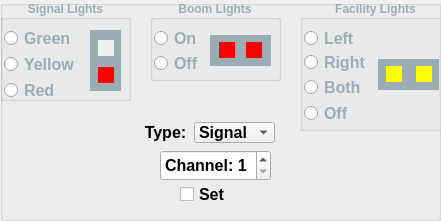
   <widget class="QGroupBox" name="gbxSignals">
    <property name="enabled">
     <bool>true</bool>
    </property>
    <property name="geometry">
     <rect>
      <x>470</x>
      <y>300</y>
      <width>441</width>
      <height>221</height>
     </rect>
    </property>
    <property name="title">
     <string/>
    </property>
    <property name="alignment">
     <set>Qt::AlignCenter</set>
    </property>
    <widget class="QGroupBox" name="gbxFacility">
     <property name="geometry">
      <rect>
       <x>300</x>
       <y>0</y>
       <width>151</width>
       <height>131</height>
      </rect>
     </property>
     <property name="palette">
      <palette>
       <active>
        <colorrole role="WindowText">
         <brush brushstyle="SolidPattern">
          <color alpha="255">
           <red>0</red>
           <green>0</green>
           <blue>0</blue>
          </color>
         </brush>
        </colorrole>
       </active>
       <inactive>
        <colorrole role="WindowText">
         <brush brushstyle="SolidPattern">
          <color alpha="255">
           <red>155</red>
           <green>173</green>
           <blue>179</blue>
          </color>
         </brush>
        </colorrole>
       </inactive>
       <disabled>
        <colorrole role="WindowText">
         <brush brushstyle="SolidPattern">
          <color alpha="255">
           <red>143</red>
           <green>146</green>
           <blue>147</blue>
          </color>
         </brush>
        </colorrole>
       </disabled>
      </palette>
     </property>
     <property name="font">
      <font>
       <weight>75</weight>
       <bold>true</bold>
      </font>
     </property>
     <property name="title">
      <string>Facility Lights</string>
     </property>
     <property name="alignment">
      <set>Qt::AlignCenter</set>
     </property>
     <widget class="QRadioButton" name="rbSF_1">
      <property name="geometry">
       <rect>
        <x>4</x>
        <y>24</y>
        <width>72</width>
        <height>28</height>
       </rect>
      </property>
      <property name="font">
       <font>
        <pointsize>12</pointsize>
        <weight>75</weight>
        <bold>true</bold>
       </font>
      </property>
      <property name="locale">
       <locale language="English" country="UnitedStates"/>
      </property>
      <property name="text">
       <string>Left</string>
      </property>
     </widget>
     <widget class="QRadioButton" name="rbSF_2">
      <property name="geometry">
       <rect>
        <x>4</x>
        <y>48</y>
        <width>72</width>
        <height>28</height>
       </rect>
      </property>
      <property name="font">
       <font>
        <pointsize>12</pointsize>
        <weight>75</weight>
        <bold>true</bold>
       </font>
      </property>
      <property name="locale">
       <locale language="English" country="UnitedStates"/>
      </property>
      <property name="text">
       <string>Right</string>
      </property>
     </widget>
     <widget class="QFrame" name="frame_4">
      <property name="geometry">
       <rect>
        <x>78</x>
        <y>59</y>
        <width>61</width>
        <height>31</height>
       </rect>
      </property>
      <property name="frameShape">
       <enum>QFrame::Panel</enum>
      </property>
      <property name="frameShadow">
       <enum>QFrame::Plain</enum>
      </property>
      <property name="lineWidth">
       <number>16</number>
      </property>
      <widget class="QPushButton" name="rbSF_Left">
       <property name="geometry">
        <rect>
         <x>8</x>
         <y>7</y>
         <width>16</width>
         <height>16</height>
        </rect>
       </property>
       <property name="minimumSize">
        <size>
         <width>1</width>
         <height>1</height>
        </size>
       </property>
       <property name="sizeIncrement">
        <size>
         <width>1</width>
         <height>1</height>
        </size>
       </property>
       <property name="palette">
        <palette>
         <active>
          <colorrole role="Button">
           <brush brushstyle="SolidPattern">
            <color alpha="255">
             <red>255</red>
             <green>255</green>
             <blue>0</blue>
            </color>
           </brush>
          </colorrole>
         </active>
         <inactive>
          <colorrole role="Button">
           <brush brushstyle="SolidPattern">
            <color alpha="255">
             <red>255</red>
             <green>255</green>
             <blue>0</blue>
            </color>
           </brush>
          </colorrole>
         </inactive>
         <disabled>
          <colorrole role="Button">
           <brush brushstyle="SolidPattern">
            <color alpha="255">
             <red>255</red>
             <green>255</green>
             <blue>0</blue>
            </color>
           </brush>
          </colorrole>
         </disabled>
        </palette>
       </property>
       <property name="font">
        <font>
         <weight>50</weight>
         <bold>false</bold>
         <kerning>false</kerning>
        </font>
       </property>
       <property name="cursor">
        <cursorShape>BlankCursor</cursorShape>
       </property>
       <property name="focusPolicy">
        <enum>Qt::NoFocus</enum>
       </property>
       <property name="autoFillBackground">
        <bool>true</bool>
       </property>
       <property name="text">
        <string/>
       </property>
       <property name="iconSize">
        <size>
         <width>0</width>
         <height>0</height>
        </size>
       </property>
       <property name="autoRepeatInterval">
        <number>98</number>
       </property>
       <property name="flat">
        <bool>true</bool>
       </property>
      </widget>
      <widget class="QPushButton" name="rbSF_Right">
       <property name="geometry">
        <rect>
         <x>38</x>
         <y>7</y>
         <width>16</width>
         <height>16</height>
        </rect>
       </property>
       <property name="minimumSize">
        <size>
         <width>1</width>
         <height>1</height>
        </size>
       </property>
       <property name="sizeIncrement">
        <size>
         <width>1</width>
         <height>1</height>
        </size>
       </property>
       <property name="palette">
        <palette>
         <active>
          <colorrole role="Button">
           <brush brushstyle="SolidPattern">
            <color alpha="255">
             <red>255</red>
             <green>255</green>
             <blue>0</blue>
            </color>
           </brush>
          </colorrole>
         </active>
         <inactive>
          <colorrole role="Button">
           <brush brushstyle="SolidPattern">
            <color alpha="255">
             <red>255</red>
             <green>255</green>
             <blue>0</blue>
            </color>
           </brush>
          </colorrole>
         </inactive>
         <disabled>
          <colorrole role="Button">
           <brush brushstyle="SolidPattern">
            <color alpha="255">
             <red>255</red>
             <green>255</green>
             <blue>0</blue>
            </color>
           </brush>
          </colorrole>
         </disabled>
        </palette>
       </property>
       <property name="font">
        <font>
         <weight>50</weight>
         <bold>false</bold>
         <kerning>false</kerning>
        </font>
       </property>
       <property name="cursor">
        <cursorShape>BlankCursor</cursorShape>
       </property>
       <property name="focusPolicy">
        <enum>Qt::NoFocus</enum>
       </property>
       <property name="autoFillBackground">
        <bool>true</bool>
       </property>
       <property name="text">
        <string/>
       </property>
       <property name="iconSize">
        <size>
         <width>0</width>
         <height>0</height>
        </size>
       </property>
       <property name="autoRepeatInterval">
        <number>98</number>
       </property>
       <property name="flat">
        <bool>true</bool>
       </property>
      </widget>
     </widget>
     <widget class="QRadioButton" name="rbSF_Off">
      <property name="geometry">
       <rect>
        <x>4</x>
        <y>99</y>
        <width>72</width>
        <height>28</height>
       </rect>
      </property>
      <property name="font">
       <font>
        <pointsize>12</pointsize>
        <weight>75</weight>
        <bold>true</bold>
       </font>
      </property>
      <property name="locale">
       <locale language="English" country="UnitedStates"/>
      </property>
      <property name="text">
       <string>Off</string>
      </property>
     </widget>
     <widget class="QRadioButton" name="rbSF_3">
      <property name="geometry">
       <rect>
        <x>4</x>
        <y>73</y>
        <width>72</width>
        <height>28</height>
       </rect>
      </property>
      <property name="font">
       <font>
        <pointsize>12</pointsize>
        <weight>75</weight>
        <bold>true</bold>
       </font>
      </property>
      <property name="locale">
       <locale language="English" country="UnitedStates"/>
      </property>
      <property name="text">
       <string>Both</string>
      </property>
     </widget>
    </widget>
    <widget class="QGroupBox" name="gbxBoom">
     <property name="geometry">
      <rect>
       <x>150</x>
       <y>0</y>
       <width>131</width>
       <height>81</height>
      </rect>
     </property>
     <property name="palette">
      <palette>
       <active>
        <colorrole role="WindowText">
         <brush brushstyle="SolidPattern">
          <color alpha="255">
           <red>0</red>
           <green>0</green>
           <blue>0</blue>
          </color>
         </brush>
        </colorrole>
       </active>
       <inactive>
        <colorrole role="WindowText">
         <brush brushstyle="SolidPattern">
          <color alpha="255">
           <red>155</red>
           <green>173</green>
           <blue>179</blue>
          </color>
         </brush>
        </colorrole>
       </inactive>
       <disabled>
        <colorrole role="WindowText">
         <brush brushstyle="SolidPattern">
          <color alpha="255">
           <red>143</red>
           <green>146</green>
           <blue>147</blue>
          </color>
         </brush>
        </colorrole>
       </disabled>
      </palette>
     </property>
     <property name="font">
      <font>
       <weight>75</weight>
       <bold>true</bold>
      </font>
     </property>
     <property name="title">
      <string>Boom Lights</string>
     </property>
     <property name="alignment">
      <set>Qt::AlignCenter</set>
     </property>
     <widget class="QRadioButton" name="rbSB_On">
      <property name="geometry">
       <rect>
        <x>4</x>
        <y>24</y>
        <width>58</width>
        <height>28</height>
       </rect>
      </property>
      <property name="font">
       <font>
        <pointsize>12</pointsize>
        <weight>75</weight>
        <bold>true</bold>
       </font>
      </property>
      <property name="locale">
       <locale language="English" country="UnitedStates"/>
      </property>
      <property name="text">
       <string>On</string>
      </property>
     </widget>
     <widget class="QRadioButton" name="rbSB_Off">
      <property name="geometry">
       <rect>
        <x>4</x>
        <y>49</y>
        <width>58</width>
        <height>28</height>
       </rect>
      </property>
      <property name="font">
       <font>
        <pointsize>12</pointsize>
        <weight>75</weight>
        <bold>true</bold>
       </font>
      </property>
      <property name="locale">
       <locale language="English" country="UnitedStates"/>
      </property>
      <property name="text">
       <string>Off</string>
      </property>
     </widget>
     <widget class="QFrame" name="frame_3">
      <property name="geometry">
       <rect>
        <x>60</x>
        <y>35</y>
        <width>61</width>
        <height>31</height>
       </rect>
      </property>
      <property name="frameShape">
       <enum>QFrame::Panel</enum>
      </property>
      <property name="frameShadow">
       <enum>QFrame::Plain</enum>
      </property>
      <property name="lineWidth">
       <number>16</number>
      </property>
      <widget class="QPushButton" name="rbSB_Right">
       <property name="geometry">
        <rect>
         <x>36</x>
         <y>7</y>
         <width>16</width>
         <height>16</height>
        </rect>
       </property>
       <property name="minimumSize">
        <size>
         <width>1</width>
         <height>1</height>
        </size>
       </property>
       <property name="sizeIncrement">
        <size>
         <width>1</width>
         <height>1</height>
        </size>
       </property>
       <property name="palette">
        <palette>
         <active>
          <colorrole role="Button">
           <brush brushstyle="SolidPattern">
            <color alpha="255">
             <red>255</red>
             <green>0</green>
             <blue>0</blue>
            </color>
           </brush>
          </colorrole>
         </active>
         <inactive>
          <colorrole role="Button">
           <brush brushstyle="SolidPattern">
            <color alpha="255">
             <red>255</red>
             <green>0</green>
             <blue>0</blue>
            </color>
           </brush>
          </colorrole>
         </inactive>
         <disabled>
          <colorrole role="Button">
           <brush brushstyle="SolidPattern">
            <color alpha="255">
             <red>255</red>
             <green>0</green>
             <blue>0</blue>
            </color>
           </brush>
          </colorrole>
         </disabled>
        </palette>
       </property>
       <property name="font">
        <font>
         <weight>50</weight>
         <bold>false</bold>
         <kerning>false</kerning>
        </font>
       </property>
       <property name="cursor">
        <cursorShape>BlankCursor</cursorShape>
       </property>
       <property name="focusPolicy">
        <enum>Qt::NoFocus</enum>
       </property>
       <property name="autoFillBackground">
        <bool>true</bool>
       </property>
       <property name="text">
        <string/>
       </property>
       <property name="iconSize">
        <size>
         <width>0</width>
         <height>0</height>
        </size>
       </property>
       <property name="autoRepeatInterval">
        <number>98</number>
       </property>
       <property name="flat">
        <bool>true</bool>
       </property>
      </widget>
      <widget class="QPushButton" name="rbSB_Left">
       <property name="geometry">
        <rect>
         <x>9</x>
         <y>7</y>
         <width>16</width>
         <height>16</height>
        </rect>
       </property>
       <property name="minimumSize">
        <size>
         <width>1</width>
         <height>1</height>
        </size>
       </property>
       <property name="sizeIncrement">
        <size>
         <width>1</width>
         <height>1</height>
        </size>
       </property>
       <property name="palette">
        <palette>
         <active>
          <colorrole role="Button">
           <brush brushstyle="SolidPattern">
            <color alpha="255">
             <red>255</red>
             <green>0</green>
             <blue>0</blue>
            </color>
           </brush>
          </colorrole>
         </active>
         <inactive>
          <colorrole role="Button">
           <brush brushstyle="SolidPattern">
            <color alpha="255">
             <red>255</red>
             <green>0</green>
             <blue>0</blue>
            </color>
           </brush>
          </colorrole>
         </inactive>
         <disabled>
          <colorrole role="Button">
           <brush brushstyle="SolidPattern">
            <color alpha="255">
             <red>255</red>
             <green>0</green>
             <blue>0</blue>
            </color>
           </brush>
          </colorrole>
         </disabled>
        </palette>
       </property>
       <property name="font">
        <font>
         <weight>50</weight>
         <bold>false</bold>
         <kerning>false</kerning>
        </font>
       </property>
       <property name="cursor">
        <cursorShape>BlankCursor</cursorShape>
       </property>
       <property name="focusPolicy">
        <enum>Qt::NoFocus</enum>
       </property>
       <property name="autoFillBackground">
        <bool>true</bool>
       </property>
       <property name="text">
        <string/>
       </property>
       <property name="iconSize">
        <size>
         <width>0</width>
         <height>0</height>
        </size>
       </property>
       <property name="autoRepeatInterval">
        <number>98</number>
       </property>
       <property name="flat">
        <bool>true</bool>
       </property>
      </widget>
     </widget>
    </widget>
    <widget class="QGroupBox" name="gbxSignal">
     <property name="geometry">
      <rect>
       <x>0</x>
       <y>0</y>
       <width>131</width>
       <height>101</height>
      </rect>
     </property>
     <property name="palette">
      <palette>
       <active>
        <colorrole role="WindowText">
         <brush brushstyle="SolidPattern">
          <color alpha="255">
           <red>0</red>
           <green>0</green>
           <blue>0</blue>
          </color>
         </brush>
        </colorrole>
       </active>
       <inactive>
        <colorrole role="WindowText">
         <brush brushstyle="SolidPattern">
          <color alpha="255">
           <red>155</red>
           <green>173</green>
           <blue>179</blue>
          </color>
         </brush>
        </colorrole>
       </inactive>
       <disabled>
        <colorrole role="WindowText">
         <brush brushstyle="SolidPattern">
          <color alpha="255">
           <red>143</red>
           <green>146</green>
           <blue>147</blue>
          </color>
         </brush>
        </colorrole>
       </disabled>
      </palette>
     </property>
     <property name="font">
      <font>
       <weight>75</weight>
       <bold>true</bold>
      </font>
     </property>
     <property name="title">
      <string>Signal Lights</string>
     </property>
     <property name="alignment">
      <set>Qt::AlignCenter</set>
     </property>
     <widget class="QRadioButton" name="rbSL_Green">
      <property name="geometry">
       <rect>
        <x>4</x>
        <y>24</y>
        <width>76</width>
        <height>28</height>
       </rect>
      </property>
      <property name="font">
       <font>
        <pointsize>12</pointsize>
        <weight>75</weight>
        <bold>true</bold>
       </font>
      </property>
      <property name="locale">
       <locale language="English" country="UnitedStates"/>
      </property>
      <property name="text">
       <string>Green</string>
      </property>
     </widget>
     <widget class="QRadioButton" name="rbSL_Yellow">
      <property name="geometry">
       <rect>
        <x>4</x>
        <y>50</y>
        <width>76</width>
        <height>28</height>
       </rect>
      </property>
      <property name="font">
       <font>
        <pointsize>12</pointsize>
        <weight>75</weight>
        <bold>true</bold>
       </font>
      </property>
      <property name="locale">
       <locale language="English" country="UnitedStates"/>
      </property>
      <property name="text">
       <string>Yellow</string>
      </property>
     </widget>
     <widget class="QRadioButton" name="rbSL_Red">
      <property name="geometry">
       <rect>
        <x>4</x>
        <y>76</y>
        <width>76</width>
        <height>28</height>
       </rect>
      </property>
      <property name="font">
       <font>
        <pointsize>12</pointsize>
        <weight>75</weight>
        <bold>true</bold>
       </font>
      </property>
      <property name="locale">
       <locale language="English" country="UnitedStates"/>
      </property>
      <property name="text">
       <string>Red</string>
      </property>
     </widget>
     <widget class="QFrame" name="frame_2">
      <property name="geometry">
       <rect>
        <x>90</x>
        <y>30</y>
        <width>31</width>
        <height>61</height>
       </rect>
      </property>
      <property name="frameShape">
       <enum>QFrame::Panel</enum>
      </property>
      <property name="frameShadow">
       <enum>QFrame::Plain</enum>
      </property>
      <property name="lineWidth">
       <number>16</number>
      </property>
      <widget class="QPushButton" name="rbSL_Bottom">
       <property name="geometry">
        <rect>
         <x>8</x>
         <y>37</y>
         <width>16</width>
         <height>16</height>
        </rect>
       </property>
       <property name="minimumSize">
        <size>
         <width>1</width>
         <height>1</height>
        </size>
       </property>
       <property name="sizeIncrement">
        <size>
         <width>1</width>
         <height>1</height>
        </size>
       </property>
       <property name="palette">
        <palette>
         <active>
          <colorrole role="Button">
           <brush brushstyle="SolidPattern">
            <color alpha="255">
             <red>255</red>
             <green>0</green>
             <blue>0</blue>
            </color>
           </brush>
          </colorrole>
         </active>
         <inactive>
          <colorrole role="Button">
           <brush brushstyle="SolidPattern">
            <color alpha="255">
             <red>255</red>
             <green>0</green>
             <blue>0</blue>
            </color>
           </brush>
          </colorrole>
         </inactive>
         <disabled>
          <colorrole role="Button">
           <brush brushstyle="SolidPattern">
            <color alpha="255">
             <red>255</red>
             <green>0</green>
             <blue>0</blue>
            </color>
           </brush>
          </colorrole>
         </disabled>
        </palette>
       </property>
       <property name="font">
        <font>
         <weight>50</weight>
         <bold>false</bold>
         <kerning>false</kerning>
        </font>
       </property>
       <property name="cursor">
        <cursorShape>BlankCursor</cursorShape>
       </property>
       <property name="focusPolicy">
        <enum>Qt::NoFocus</enum>
       </property>
       <property name="autoFillBackground">
        <bool>true</bool>
       </property>
       <property name="text">
        <string/>
       </property>
       <property name="iconSize">
        <size>
         <width>0</width>
         <height>0</height>
        </size>
       </property>
       <property name="autoRepeatInterval">
        <number>98</number>
       </property>
       <property name="flat">
        <bool>true</bool>
       </property>
      </widget>
      <widget class="QPushButton" name="rbSL_Top">
       <property name="geometry">
        <rect>
         <x>8</x>
         <y>10</y>
         <width>16</width>
         <height>16</height>
        </rect>
       </property>
       <property name="minimumSize">
        <size>
         <width>1</width>
         <height>1</height>
        </size>
       </property>
       <property name="sizeIncrement">
        <size>
         <width>1</width>
         <height>1</height>
        </size>
       </property>
       <property name="font">
        <font>
         <weight>50</weight>
         <bold>false</bold>
         <kerning>false</kerning>
        </font>
       </property>
       <property name="cursor">
        <cursorShape>BlankCursor</cursorShape>
       </property>
       <property name="focusPolicy">
        <enum>Qt::NoFocus</enum>
       </property>
       <property name="autoFillBackground">
        <bool>true</bool>
       </property>
       <property name="text">
        <string/>
       </property>
       <property name="iconSize">
        <size>
         <width>0</width>
         <height>0</height>
        </size>
       </property>
       <property name="autoRepeatInterval">
        <number>98</number>
       </property>
       <property name="flat">
        <bool>true</bool>
       </property>
      </widget>
     </widget>
    </widget>
    <widget class="QSpinBox" name="sbSL_Chan">
     <property name="geometry">
      <rect>
       <x>160</x>
       <y>150</y>
       <width>111</width>
       <height>31</height>
      </rect>
     </property>
     <property name="font">
      <font>
       <pointsize>12</pointsize>
       <weight>75</weight>
       <bold>true</bold>
      </font>
     </property>
     <property name="specialValueText">
      <string/>
     </property>
     <property name="suffix">
      <string/>
     </property>
     <property name="prefix">
      <string>Channel: </string>
     </property>
     <property name="minimum">
      <number>1</number>
     </property>
     <property name="maximum">
      <number>24</number>
     </property>
    </widget>
    <widget class="QCheckBox" name="ckbSL_Set">
     <property name="enabled">
      <bool>true</bool>
     </property>
     <property name="geometry">
      <rect>
       <x>180</x>
       <y>180</y>
       <width>56</width>
       <height>28</height>
      </rect>
     </property>
     <property name="palette">
      <palette>
       <active>
        <colorrole role="WindowText">
         <brush brushstyle="SolidPattern">
          <color alpha="255">
           <red>0</red>
           <green>0</green>
           <blue>0</blue>
          </color>
         </brush>
        </colorrole>
       </active>
       <inactive>
        <colorrole role="WindowText">
         <brush brushstyle="SolidPattern">
          <color alpha="255">
           <red>0</red>
           <green>0</green>
           <blue>0</blue>
          </color>
         </brush>
        </colorrole>
       </inactive>
       <disabled>
        <colorrole role="WindowText">
         <brush brushstyle="SolidPattern">
          <color alpha="255">
           <red>143</red>
           <green>146</green>
           <blue>147</blue>
          </color>
         </brush>
        </colorrole>
       </disabled>
      </palette>
     </property>
     <property name="font">
      <font>
       <pointsize>12</pointsize>
       <weight>75</weight>
       <bold>true</bold>
      </font>
     </property>
     <property name="text">
      <string>Set</string>
     </property>
    </widget>
    <widget class="QLabel" name="label_4">
     <property name="geometry">
      <rect>
       <x>140</x>
       <y>121</y>
       <width>51</width>
       <height>22</height>
      </rect>
     </property>
     <property name="palette">
      <palette>
       <active>
        <colorrole role="WindowText">
         <brush brushstyle="SolidPattern">
          <color alpha="255">
           <red>0</red>
           <green>0</green>
           <blue>1</blue>
          </color>
         </brush>
        </colorrole>
       </active>
       <inactive>
        <colorrole role="WindowText">
         <brush brushstyle="SolidPattern">
          <color alpha="255">
           <red>0</red>
           <green>0</green>
           <blue>1</blue>
          </color>
         </brush>
        </colorrole>
       </inactive>
       <disabled>
        <colorrole role="WindowText">
         <brush brushstyle="SolidPattern">
          <color alpha="255">
           <red>143</red>
           <green>146</green>
           <blue>147</blue>
          </color>
         </brush>
        </colorrole>
       </disabled>
      </palette>
     </property>
     <property name="font">
      <font>
       <pointsize>12</pointsize>
       <weight>75</weight>
       <bold>true</bold>
      </font>
     </property>
     <property name="text">
      <string>Type:</string>
     </property>
     <property name="alignment">
      <set>Qt::AlignCenter</set>
     </property>
    </widget>
    <widget class="QComboBox" name="cbTS_Type">
     <property name="geometry">
      <rect>
       <x>194</x>
       <y>122</y>
       <width>81</width>
       <height>21</height>
      </rect>
     </property>
     <property name="font">
      <font>
       <pointsize>12</pointsize>
       <weight>75</weight>
       <bold>true</bold>
      </font>
     </property>
     <item>
      <property name="text">
       <string>Signal</string>
      </property>
     </item>
     <item>
      <property name="text">
       <string>Boom</string>
      </property>
     </item>
     <item>
      <property name="text">
       <string>Facility</string>
      </property>
     </item>
    </widget>
   </widget>
